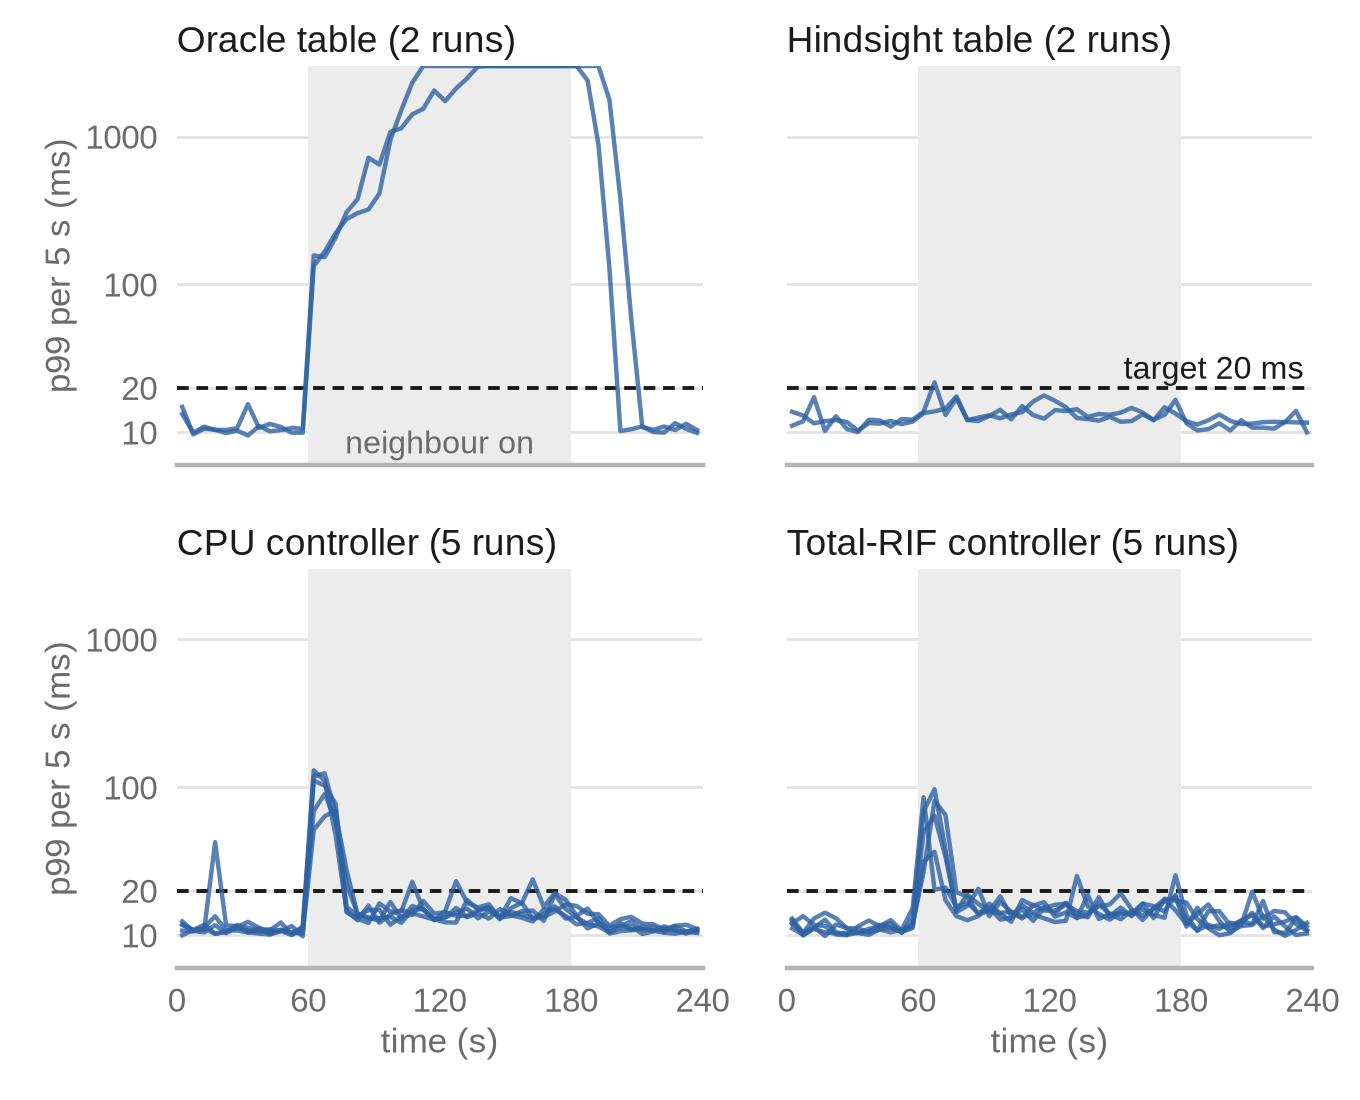

Write Python code to recreate this figure.
"""Fig. 3: p99 per 5-s window in the antagonist runs of sessions S9 and S12.
Reads code/results/campaign-20261102/{s9,s12}/runs.jsonl. Run: python3 fig3.py"""
import json, os
import matplotlib
matplotlib.use('Agg')
import matplotlib.pyplot as plt
HERE = os.path.dirname(os.path.abspath(__file__))
ROOT = os.path.join(HERE, '..', '..', 'code', 'results', 'campaign-20261102')
PANELS = [('oracle', 'Oracle table'), ('hindsight', 'Hindsight table'),
          ('cpu', 'CPU controller'), ('rif-total', 'Total-RIF controller')]
TOP = 3000.0  # ms; higher values are drawn at the top edge
runs = {}
for s in ('s9', 's12'):
    for line in open(os.path.join(ROOT, s, 'runs.jsonl')):
        r = json.loads(line)
        if r['kind'] == 'scenario' and r['scenario'] == 'antagonist' and not r.get('invalid'):
            runs.setdefault(r['config'], []).append(r['churn']['window_p99_ms'])
plt.rcParams['font.family'] = 'Liberation Sans'
INK, MUTED = '#1a1a1a', '#6b6b6b'
fig, axes = plt.subplots(2, 2, figsize=(3.4, 2.75), sharex=True, sharey=True)
for ax, (key, name) in zip(axes.flat, PANELS):
    ax.axvspan(60, 180, color='#ececec', lw=0)
    ax.axhline(20, color=INK, lw=0.7, ls=(0, (3, 2)))
    for w in runs[key]:
        t = [5 * i + 2.5 for i in range(len(w))]
        ax.plot(t, [min(v, TOP) if v else TOP for v in w], color='#2f62a3', lw=0.8, alpha=0.8)
    ax.set_yscale('log'); ax.set_ylim(6, TOP); ax.set_xlim(0, 240)
    ax.set_title(f'{name} ({len(runs[key])} runs)', fontsize=6.6, color=INK, pad=2.5, loc='left')
    ax.set_yticks([10, 20, 100, 1000]); ax.set_yticklabels(['10', '20', '100', '1000'], fontsize=6, color=MUTED)
    ax.set_xticks([0, 60, 120, 180, 240]); ax.set_xticklabels(['0', '60', '120', '180', '240'], fontsize=6, color=MUTED)
    ax.minorticks_off(); ax.tick_params(length=0)
    ax.grid(axis='y', color='#e3e3e3', lw=0.5); ax.set_axisbelow(True)
    for sp in ('top', 'right', 'left'): ax.spines[sp].set_visible(False)
    ax.spines['bottom'].set_color('#b5b5b5')
axes[0, 0].text(120, 7.2, 'neighbour on', ha='center', fontsize=5.8, color=MUTED)
axes[0, 1].text(236, 23, 'target 20 ms', ha='right', fontsize=5.8, color=INK)
for ax in axes[1]: ax.set_xlabel('time (s)', fontsize=6.3, color=MUTED, labelpad=1.5)
for ax in axes[:, 0]: ax.set_ylabel('p99 per 5 s (ms)', fontsize=6.3, color=MUTED, labelpad=1.5)
fig.subplots_adjust(left=0.13, right=0.965, top=0.94, bottom=0.12, hspace=0.26, wspace=0.16)
fig.savefig(os.path.join(HERE, 'fig3.png'), dpi=400, facecolor='white')
